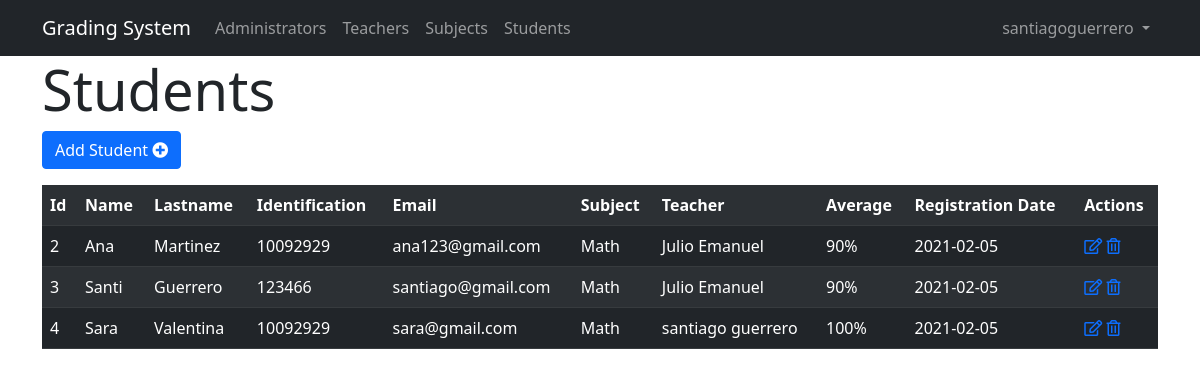
Page /students/views/index.php (signed in) on the committed database.
### tables this page shows
CREATE TABLE `students` (
  `id_student` int(15) NOT NULL,
  `name` varchar(60) NOT NULL,
  `lastname` varchar(60) NOT NULL,
  `identification` varchar(12) NOT NULL,
  `email` varchar(60) NOT NULL,
  `subject` varchar(60) NOT NULL,
  `teacher` varchar(60) NOT NULL,
  `average` int(3) NOT NULL,
  `registration_date` date NOT NULL
);

### connection.php (called while the page is built, shortened)
<?php
class Connection{
    private $drive = 'mysql';
    private $host = 'localhost';
    private $dbname = 'mvc';
    private $user = 'root';
    private $password = '';
    public function __construct()
    {
        try{
            $db = new PDO("{$this->drive}:host={$this->host};dbname={$this->dbname}", $this->user, $this->password);
            $db->setAttribute(PDO::ATTR_ERRMODE, PDO::ERRMODE_EXCEPTION);
            return $db;
        }catch(PDOException $e){
            echo 'Connection error: details' . $e->getMessage();
        }
    }
}

### users/models/Users.php (called while the page is built, shortened)
<?php
require_once('../../connection.php');
class Users extends Connection
{
    public function getName()
    {
        return $_SESSION['name'];
    }
}

### students/models/Students.php (called while the page is built, shortened)
<?php
require_once('../../connection.php');
class Students extends Connection
{
    public function __construct()
    {
        $this->db = parent::__construct();
    }
    public function get()
    {
        $rows = null;
        $stmt = $this->db->prepare("SELECT * FROM students");
        $stmt->execute();
        while ($result = $stmt->fetch()) {
            $rows[] = $result;
        }
        return $rows;
    }
}

### students/views/index.php (the view, shortened to what this page needs)
<?php
require_once('../models/Students.php');
require_once('../../users/models/Users.php');
$studentModel = new Students();
$students = $studentModel->get();
?>
<!DOCTYPE html>
<html lang="en">
<head>
</head>
<?php include_once('../../includes/cdn.php') ?>
<body>
<?php include_once('../../includes/nav.php') ?>
    <div class="container">
        <div class="jumbotron">
            <h1 class="display-4">Students</h1>
            <p class="lead">
                <a class="btn btn-primary" href="add.php" role="button">Add Student <i class="fas fa-plus-circle"></i></a>
            </p>
        </div>
        <div class="table-responsive">
            <table class="table table-dark table-striped">
                <tr>
                    <th>Id</th>
                    <th>Name</th>
                    <th>Lastname</th>
                    <th>Identification</th>
                    <th>Email</th>
                    <th>Subject</th>
                    <th>Teacher</th>
                    <th>Average</th>
                    <th>Registration Date</th>
                    <th>Actions</th>
                </tr>
                <?php if ($students) {
                    foreach ($students as $student) { ?>
                        <tr>
                            <td><?php echo $student['id_student']; ?> </td>
                            <td><?php echo $student['name']; ?> </td>
                            <td><?php echo $student['lastname']; ?> </td>
                            <td><?php echo $student['identification']; ?> </td>
                            <td><?php echo $student['email']; ?> </td>
                            <td><?php echo $student['subject']; ?> </td>
                            <td><?php echo $student['teacher']; ?> </td>
                            <td><?php echo $student['average']; ?>% </td>
                            <td><?php echo $student['registration_date']; ?> </td>
                            <td>
                                <a href="edit.php?id=<?php echo $student['id_student'] ?>"><i class="far fa-edit"></i></a>
                                <a href="delete.php?id=<?php echo $student['id_student'] ?>"><i class="far fa-trash-alt"></i></a>
                            </td>
                        </tr>
                <?php  }
                }else{
                    echo 'No results...';
                } ?>
            </table>
        </div>
    </div>
</body>
</html>

### includes/cdn.php (shortened to what this page needs)
<link href="https://cdn.jsdelivr.net/npm/bootstrap@5.0.0-beta1/dist/css/bootstrap.min.css" rel="stylesheet">
<link rel="stylesheet" href="https://pro.fontawesome.com/releases/v5.10.0/css/all.css" />

### includes/nav.php (shortened to what this page needs)
<?php
$baseUrl = 'http://localhost/mvc';
$userModel = new Users();
$info = $userModel->getName();
?>
<nav class="navbar navbar-expand-lg navbar-dark bg-dark">
    <div class="container">
        <a class="navbar-brand" href="#">Grading System</a>
        <div class="collapse navbar-collapse" id="navbarNavDropdown">
            <ul class="navbar-nav">
                <li class="nav-item active">
                    <a class="nav-link" href="<?php echo $baseUrl ?>/administrators/views/index.php">Administrators <span class="sr-only">(current)</span></a>
                </li>
                <li class="nav-item">
                    <a class="nav-link" href="<?php echo $baseUrl ?>/teachers/views/index.php">Teachers</a>
                </li>
                <li class="nav-item">
                    <a class="nav-link" href="<?php echo $baseUrl ?>/subjects/views/index.php">Subjects</a>
                </li>
                <li class="nav-item">
                    <a class="nav-link" href="<?php echo $baseUrl ?>/students/views/index.php">Students</a>
                </li>
            </ul>
        </div>
        <ul class="navbar-nav">
            <li class="nav-item dropdown">
                <a class="nav-link dropdown-toggle" href="#" id="navbarDropdownMenuLink" data-toggle="dropdown" aria-haspopup="true" aria-expanded="false">
                    <?php echo $info?>
                </a>
            </li>
        </ul>
    </div>
</nav>

### rows in the picture
students: id_student "2", name "Ana", lastname "Martinez", identification "10092929", email "ana123@gmail.com", subject "Math", teacher "Julio Emanuel", average "90", registration_date "2021-02-05"
students: id_student "3", name "Santi", lastname "Guerrero", identification "123466", email "santiago@gmail.com", subject "Math", teacher "Julio Emanuel", average "90", registration_date "2021-02-05"
students: id_student "4", name "Sara", lastname "Valentina", identification "10092929", email "sara@gmail.com", subject "Math", teacher "santiago guerrero", average "100", registration_date "2021-02-05"

### other values in the picture
$info "santiagoguerrero"
